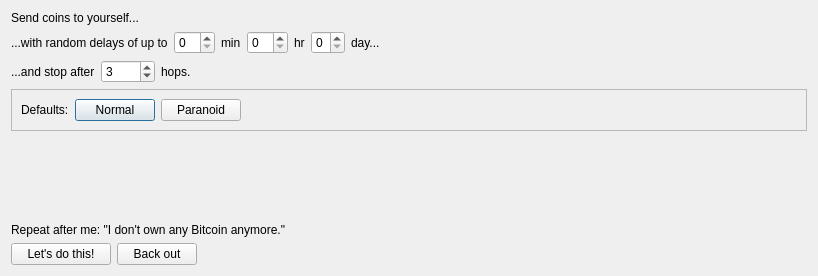
<?xml version="1.0" encoding="UTF-8"?>
<ui version="4.0">
 <class>DenyAllConfirmationDialog</class>
 <widget class="QDialog" name="DenyAllConfirmationDialog">
  <property name="geometry">
   <rect>
    <x>0</x>
    <y>0</y>
    <width>818</width>
    <height>276</height>
   </rect>
  </property>
  <property name="windowTitle">
   <string>Start Automatic Denial?</string>
  </property>
  <layout class="QVBoxLayout" name="verticalLayout">
   <item>
    <widget class="QLabel" name="label_4">
     <property name="text">
      <string>Send coins to yourself...</string>
     </property>
    </widget>
   </item>
   <item>
    <layout class="QHBoxLayout" name="horizontalLayout_2">
     <property name="bottomMargin">
      <number>0</number>
     </property>
     <item>
      <widget class="QLabel" name="label_2">
       <property name="text">
        <string>...with random delays of up to</string>
       </property>
      </widget>
     </item>
     <item>
      <widget class="QSpinBox" name="spinBoxMin">
       <property name="maximum">
        <number>60</number>
       </property>
      </widget>
     </item>
     <item>
      <widget class="QLabel" name="label_6">
       <property name="text">
        <string>min</string>
       </property>
      </widget>
     </item>
     <item>
      <widget class="QSpinBox" name="spinBoxHr">
       <property name="maximum">
        <number>24</number>
       </property>
      </widget>
     </item>
     <item>
      <widget class="QLabel" name="label_7">
       <property name="text">
        <string>hr</string>
       </property>
      </widget>
     </item>
     <item>
      <widget class="QSpinBox" name="spinBoxDay">
       <property name="maximum">
        <number>7</number>
       </property>
      </widget>
     </item>
     <item>
      <widget class="QLabel" name="label_8">
       <property name="text">
        <string>day...</string>
       </property>
      </widget>
     </item>
     <item>
      <spacer name="horizontalSpacer">
       <property name="orientation">
        <enum>Qt::Horizontal</enum>
       </property>
       <property name="sizeHint" stdset="0">
        <size>
         <width>40</width>
         <height>20</height>
        </size>
       </property>
      </spacer>
     </item>
    </layout>
   </item>
   <item>
    <layout class="QHBoxLayout" name="horizontalLayout">
     <property name="bottomMargin">
      <number>0</number>
     </property>
     <item>
      <widget class="QLabel" name="label_5">
       <property name="sizePolicy">
        <sizepolicy hsizetype="Maximum" vsizetype="Preferred">
         <horstretch>0</horstretch>
         <verstretch>0</verstretch>
        </sizepolicy>
       </property>
       <property name="text">
        <string>...and stop after</string>
       </property>
      </widget>
     </item>
     <item>
      <widget class="QSpinBox" name="spinBoxSkip">
       <property name="sizePolicy">
        <sizepolicy hsizetype="Maximum" vsizetype="Fixed">
         <horstretch>0</horstretch>
         <verstretch>0</verstretch>
        </sizepolicy>
       </property>
       <property name="maximum">
        <number>9999</number>
       </property>
       <property name="value">
        <number>3</number>
       </property>
      </widget>
     </item>
     <item>
      <widget class="QLabel" name="label">
       <property name="text">
        <string>hops.</string>
       </property>
      </widget>
     </item>
     <item>
      <spacer name="horizontalSpacer_3">
       <property name="orientation">
        <enum>Qt::Horizontal</enum>
       </property>
       <property name="sizeHint" stdset="0">
        <size>
         <width>40</width>
         <height>20</height>
        </size>
       </property>
      </spacer>
     </item>
    </layout>
   </item>
   <item>
    <widget class="QFrame" name="frame">
     <property name="frameShape">
      <enum>QFrame::StyledPanel</enum>
     </property>
     <property name="frameShadow">
      <enum>QFrame::Raised</enum>
     </property>
     <layout class="QHBoxLayout" name="horizontalLayout_4">
      <item>
       <widget class="QLabel" name="label_9">
        <property name="text">
         <string>Defaults:</string>
        </property>
       </widget>
      </item>
      <item>
       <widget class="QPushButton" name="pushButtonDefaultNormal">
        <property name="text">
         <string>Normal</string>
        </property>
       </widget>
      </item>
      <item>
       <widget class="QPushButton" name="pushButtonDefaultParanoid">
        <property name="text">
         <string>Paranoid</string>
        </property>
       </widget>
      </item>
      <item>
       <spacer name="horizontalSpacer_4">
        <property name="orientation">
         <enum>Qt::Horizontal</enum>
        </property>
        <property name="sizeHint" stdset="0">
         <size>
          <width>40</width>
          <height>20</height>
         </size>
        </property>
       </spacer>
      </item>
     </layout>
    </widget>
   </item>
   <item>
    <spacer name="verticalSpacer">
     <property name="orientation">
      <enum>Qt::Vertical</enum>
     </property>
     <property name="sizeHint" stdset="0">
      <size>
       <width>20</width>
       <height>10</height>
      </size>
     </property>
    </spacer>
   </item>
   <item>
    <widget class="QLabel" name="label_3">
     <property name="text">
      <string>Repeat after me: &quot;I don't own any Bitcoin anymore.&quot;</string>
     </property>
    </widget>
   </item>
   <item>
    <layout class="QHBoxLayout" name="horizontalLayout_3">
     <property name="bottomMargin">
      <number>0</number>
     </property>
     <item>
      <widget class="QPushButton" name="pushButtonConfirm">
       <property name="sizePolicy">
        <sizepolicy hsizetype="Maximum" vsizetype="Fixed">
         <horstretch>0</horstretch>
         <verstretch>0</verstretch>
        </sizepolicy>
       </property>
       <property name="minimumSize">
        <size>
         <width>100</width>
         <height>0</height>
        </size>
       </property>
       <property name="text">
        <string>Let's do this!</string>
       </property>
      </widget>
     </item>
     <item>
      <widget class="QPushButton" name="pushButtonCancel">
       <property name="sizePolicy">
        <sizepolicy hsizetype="Maximum" vsizetype="Fixed">
         <horstretch>0</horstretch>
         <verstretch>0</verstretch>
        </sizepolicy>
       </property>
       <property name="text">
        <string>Back out</string>
       </property>
      </widget>
     </item>
     <item>
      <spacer name="horizontalSpacer_2">
       <property name="orientation">
        <enum>Qt::Horizontal</enum>
       </property>
       <property name="sizeHint" stdset="0">
        <size>
         <width>40</width>
         <height>20</height>
        </size>
       </property>
      </spacer>
     </item>
    </layout>
   </item>
  </layout>
 </widget>
 <resources/>
 <connections/>
</ui>
